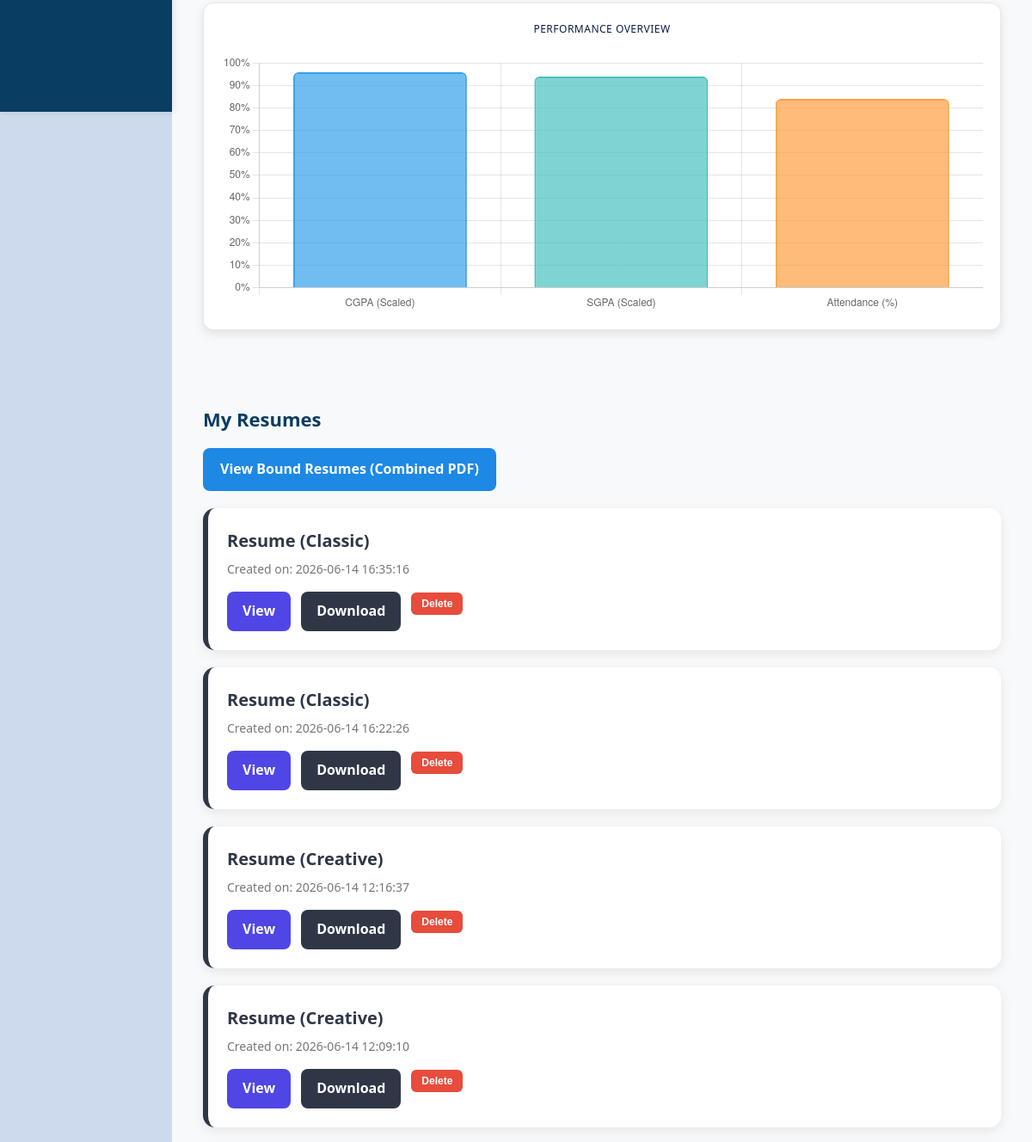
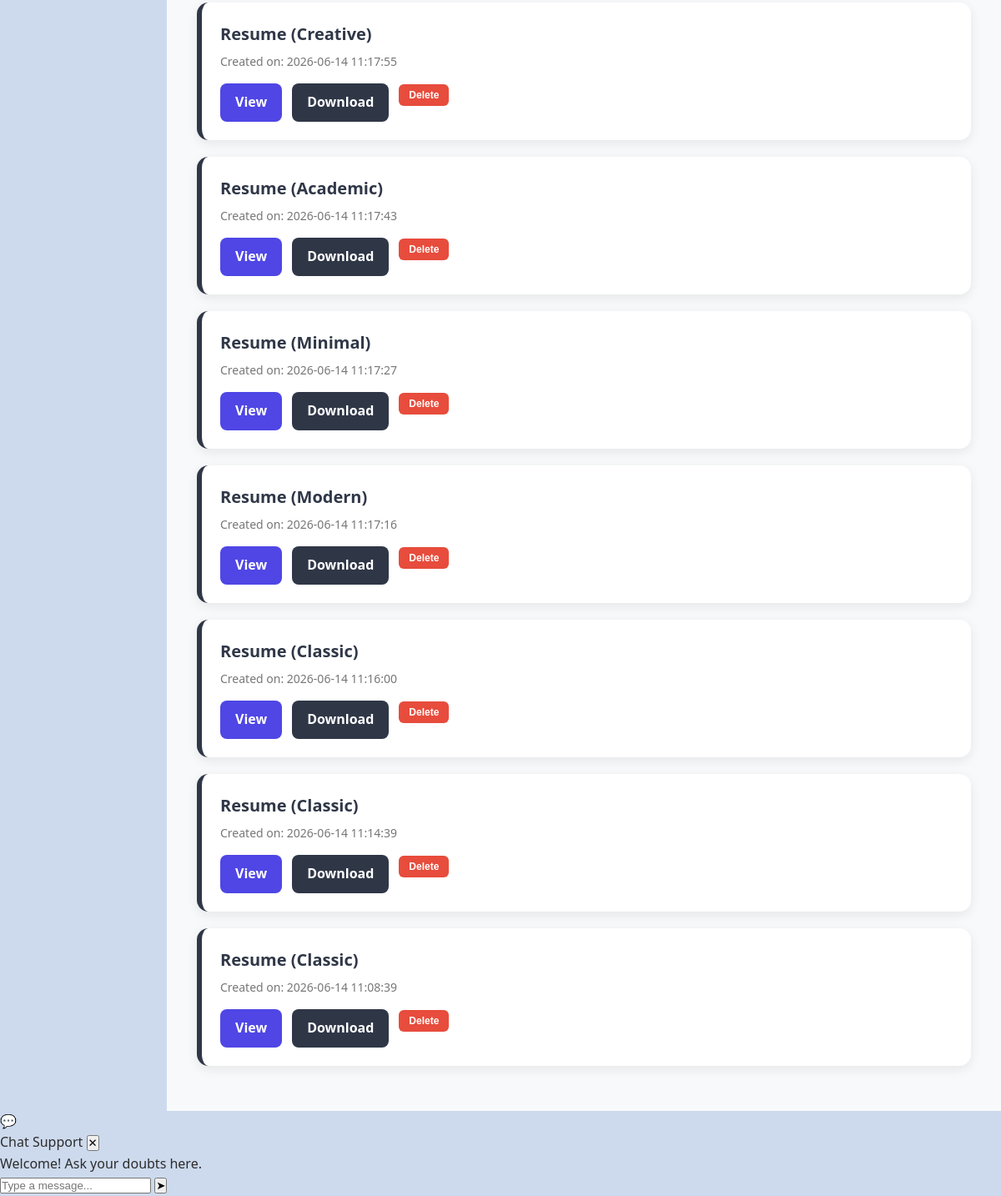
The page /student-dashboard (signed in, lower part) on the database as committed earlier (2 pictures, top to bottom).
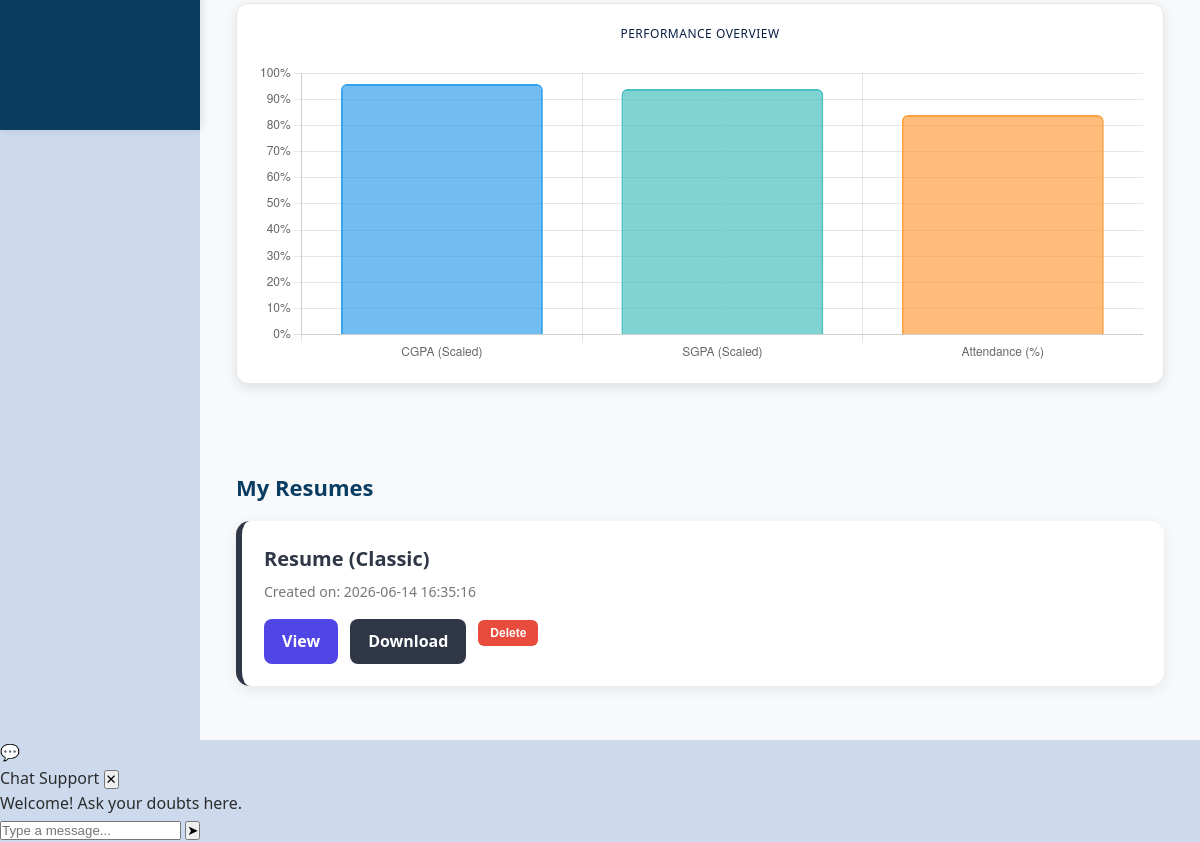
The same page on the database as committed later.
### tables this page shows
CREATE TABLE "resumes" (
                    id INTEGER PRIMARY KEY AUTOINCREMENT,
                    student_id INTEGER NOT NULL,
                    uid INTEGER NOT NULL,
                    pdf_content BLOB,
                    title TEXT DEFAULT 'Resume',
                    created_at TEXT DEFAULT (datetime('now')),
                    FOREIGN KEY (student_id) REFERENCES students(uid),
                    FOREIGN KEY (uid) REFERENCES students(uid)
                );

### app.py (the view)
@app.route("/student-dashboard")
def student_dashboard():
    uid = session.get("uid")
    if not uid:
        return redirect(url_for("login"))
    if session.get("role") != "student":
        return redirect(url_for("login"))
    db  = get_db()
    row = db.execute("""
        SELECT s.roll, s.name, s.department, s.cgpa, s.sgpa, s.attendance
        FROM students s
        WHERE s.uid = ?
    """, [uid]).fetchone()
    if not row:
        db.close()
        return render_template("student_dashboard.html", roll="N/A", name="Unknown Student",
                               department="N/A", cgpa=0, sgpa=0, attendance=0, resumes=[],
                               error="Student profile not found. Please contact the administrator."), 404
    roll, name, department, cgpa, sgpa, attendance = row
    resumes = db.execute("""
        SELECT r.id, r.uid, r.title, r.created_at
        FROM resumes r
        WHERE r.uid = ?
        ORDER BY r.created_at DESC
    """, [uid]).fetchall()
    db.close()
    return render_template("student_dashboard.html", roll=roll, name=name, department=department,
                           cgpa=cgpa, sgpa=sgpa, attendance=attendance, resumes=resumes, session=session)

### app.py (called while the page is built)
def get_db():
    os.makedirs(os.path.dirname(DB_PATH), exist_ok=True)
    conn = sqlite3.connect(DB_PATH, timeout=10)
    conn.row_factory = sqlite3.Row
    return conn

@app.context_processor
def inject_recent_resumes():
    if "uid" in session and session.get("role") == "student":
        try:
            db     = get_db()
            rows   = db.execute(
                "SELECT id, title FROM resumes WHERE uid = ? ORDER BY created_at DESC LIMIT 3",
                [session["uid"]]
            ).fetchall()
            recent = [dict(r) for r in rows]
            db.close()
            return dict(recent_resumes=recent)
        except Exception:
            return dict(recent_resumes=[])
    return dict(recent_resumes=[])

### templates/student_dashboard.html (shortened to what this page needs)
{% extends "base.html" %}
{% block content %}
<div class="page-container">
    <div class="card" style="margin: 30px auto; padding: 20px; box-shadow: 0 4px 12px rgba(0,0,0,0.1); border-radius: 12px;">
        <h3 class="section-title" style="text-align: center; margin-bottom: 20px; color: #0a1f44;">Performance Overview</h3>
        <div style="position: relative; height: 300px; width: 100%;">
            <canvas id="performanceChart"></canvas>
        </div>
    </div>
    <section class="resumes-section">
        <h3 class="section-title">My Resumes</h3>
        {% if resumes %}
            {% if resumes|length > 1 %}
            <div style="margin-bottom: 20px;">
                <a href="{{ url_for('combined_resume', uid=session.uid) }}" target="_blank" class="btn-view" style="display: inline-block; background: #1e88e5; padding: 12px 20px; border-radius: 8px; color: white; text-decoration: none; font-weight: 600;">View Bound Resumes (Combined PDF)</a>
            </div>
            {% endif %}
        <div class="resume-grid">
            {% for r in resumes %}
            <div class="resume-card">
                <div class="resume-main">
                    <h4>{{ r['title'] or 'Untitled Resume' }}</h4>
                    <p class="resume-date">Created on: {{ r['created_at'] }}</p>
                    <div class="resume-links">
                        <a href="{{ url_for('view_resume', resume_id=r['id']) }}" target="_blank" class="btn-view">View</a>
                        <a href="{{ url_for('download_resume', resume_id=r['id']) }}" download class="btn-download">Download</a>
                        <form action="{{ url_for('delete_resume') }}" method="POST" class="inline-form" onsubmit="return confirm('Are you sure you want to delete this resume?');">
                            <button type="submit" class="btn-delete">Delete</button>
                        </form>
                    </div>
                </div>
            </div>
            {% endfor %}
        </div>
        {% else %}
        <div class="card">
            <p>You haven't generated any resumes yet.</p>
            <a href="{{ url_for('resume_form') }}" class="btn-primary">Build Your First Resume</a>
        </div>
        {% endif %}
    </section>
</div>
{% endblock %}

### templates/base.html (shortened to what this page needs)
<!DOCTYPE html>
<html lang="en">
<head>
    <link rel="stylesheet" href="{{ url_for('static', filename='style.css') }}">
</head>
<body>
    {% if session.role %}
    <div class="layout">
        <nav class="sidebar">
        </nav>
        <main class="main-content">
            {% block content %}{% endblock %}
        </main>
    </div>
    <div class="chat-icon" id="chat-icon" onclick="openChat()">💬</div>
    <div class="chat-panel" id="chat-panel">
        <div class="chat-header">
            <span>Chat Support</span>
            <button class="chat-close" onclick="closeChat()">✕</button>
        </div>
        <div class="chat-messages" id="chat-messages">
            <p>Welcome! Ask your doubts here.</p>
        </div>
        <div class="chat-input-area">
            <input type="text" id="chat-input" placeholder="Type a message..." onkeypress="handleChatEnter(event)">
            <button class="chat-send" onclick="sendChat()">➤</button>
        </div>
    </div>
    {% endif %}
</body>
</html>

### static/style.css (style rules this page uses)
* { margin: 0; padding: 0; }
body { font-family: "Segoe UI", Tahoma, Geneva, Verdana, sans-serif; background-color: #cddaed; color: #2c2c2c; line-height: 1.6; overflow-x: hidden; user-select: none; -webkit-user-select: none; -moz-user-select: none; }
.layout { display: flex; }
.main-content { animation: fadeIn 0.8s ease-in-out; margin-top: 100px; width: 100%; display: flex; flex-direction: column; }
section { padding: 80px 0; }
.layout { display: flex; flex-direction: row; min-height: 100vh; margin-top: 100px; }
.sidebar { position: fixed; top: 100px; left: 0; width: 200px; height: calc(100vh - 100px); background: #0a3d62; color: white; border-right: none; box-shadow: 2px 0 8px rgba(0, 0, 0, 0.1); z-index: 800; padding-top: 16px; padding-bottom: 20px; overflow-y: auto; }
.main-content { flex: 1; margin-top: 100px; margin-left: 200px; background: #f8f9fa; padding: 30px 36px; min-height: calc(100vh - 100px); }
.page-container { max-width: 1200px; margin: auto; }
.section-title { font-size: 22px; margin: 30px 0 16px 0; color: #0a3d62; font-weight: 600; }
.student-stats, .faculty-stats, .faculty-actions, .data-table, .resumes-section, .card-grid { margin-bottom: 24px; padding: 16px 0 0 0; }
.card { flex: 1 1 calc(33.33% - 16px); min-width: 220px; background: #ffffff; border: 1px solid #e5e7eb; border-radius: 12px; padding: 18px 16px; box-shadow: 0 1px 4px rgba(0, 0, 0, 0.06); transition: all 0.15s ease; }
.card h3 { margin: 0 0 6px 0; font-size: 12px; font-weight: 500; color: #4b5562; text-transform: uppercase; letter-spacing: 0.5px; }
.resumes-section { margin-top: 40px; }
.resume-grid { display: flex; flex-direction: column; gap: 20px; }
.resume-card { background: #ffffff; border-radius: 14px; padding: 22px; display: flex; justify-content: space-between; align-items: center; box-shadow: 0 4px 14px rgba(0,0,0,0.08); border-left: 6px solid #2f3747; transition: 0.3s ease; }
.resume-main h4 { margin: 0; font-size: 20px; color: #2f3747; }
.resume-date { color: #777; margin-top: 6px; margin-bottom: 15px; font-size: 14px; }
.resume-links { display: flex; gap: 12px; flex-wrap: wrap; }
.btn-download { background: #2f3747; color: white; padding: 10px 18px; border-radius: 8px; text-decoration: none; font-weight: 600; transition: 0.3s ease; border: none; }
.btn-view, .btn-edit { background: #4f46e5; color: white; padding: 10px 18px; border-radius: 8px; text-decoration: none; font-weight: 600; transition: 0.3s ease; }
.btn-delete { background: #dc2626; color: white; padding: 10px 18px; border: none; border-radius: 8px; cursor: pointer; font-weight: 600; transition: 0.3s ease; }
.inline-form { display: inline; }
.btn-delete { padding: 6px 12px; background: #e74c3c; color: white; border: none; border-radius: 6px; font-size: 12px; cursor: pointer; }

Rows that differ between the two databases and show on the page:
removed resumes: title "Resume (Classic)", created_at "2026-06-14 16:22:26"
removed resumes: title "Resume (Creative)", created_at "2026-06-14 12:16:37"
removed resumes: title "Resume (Creative)", created_at "2026-06-14 12:09:10"
removed resumes: title "Resume (Creative)", created_at "2026-06-14 11:17:55"
removed resumes: title "Resume (Academic)", created_at "2026-06-14 11:17:43"
removed resumes: title "Resume (Minimal)", created_at "2026-06-14 11:17:27"
removed resumes: title "Resume (Modern)", created_at "2026-06-14 11:17:16"
removed resumes: title "Resume (Classic)", created_at "2026-06-14 11:16:00"
removed resumes: title "Resume (Classic)", created_at "2026-06-14 11:14:39"
removed resumes: title "Resume (Classic)", created_at "2026-06-14 11:08:39"
Other text that changed with them:
text no longer shown: "View Bound Resumes (Combined PDF)"
